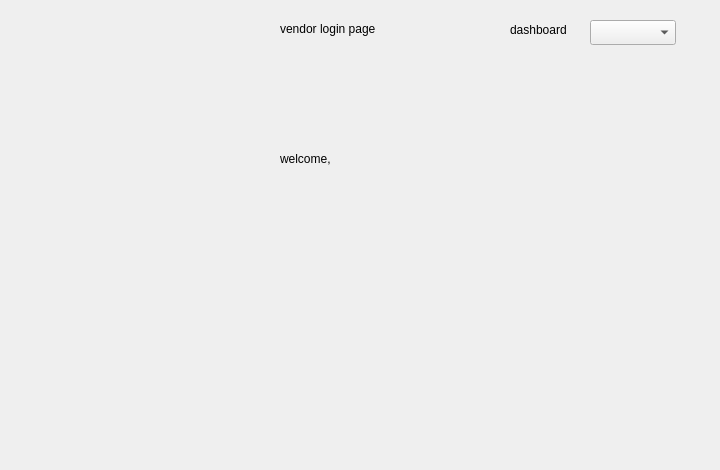
<?xml version="1.0" encoding="UTF-8"?>
<ui version="4.0">
 <class>Form</class>
 <widget class="QWidget" name="Form">
  <property name="geometry">
   <rect>
    <x>0</x>
    <y>0</y>
    <width>720</width>
    <height>470</height>
   </rect>
  </property>
  <property name="windowTitle">
   <string>Form</string>
  </property>
  <widget class="QLabel" name="label">
   <property name="geometry">
    <rect>
     <x>280</x>
     <y>20</y>
     <width>201</width>
     <height>17</height>
    </rect>
   </property>
   <property name="text">
    <string>vendor login page</string>
   </property>
  </widget>
  <widget class="QComboBox" name="comboBox">
   <property name="geometry">
    <rect>
     <x>590</x>
     <y>20</y>
     <width>86</width>
     <height>25</height>
    </rect>
   </property>
  </widget>
  <widget class="QLabel" name="label_2">
   <property name="geometry">
    <rect>
     <x>280</x>
     <y>150</y>
     <width>131</width>
     <height>17</height>
    </rect>
   </property>
   <property name="text">
    <string>welcome, </string>
   </property>
  </widget>
  <widget class="QLabel" name="label_3">
   <property name="geometry">
    <rect>
     <x>510</x>
     <y>20</y>
     <width>81</width>
     <height>20</height>
    </rect>
   </property>
   <property name="text">
    <string>dashboard</string>
   </property>
  </widget>
 </widget>
 <resources/>
 <connections/>
</ui>
